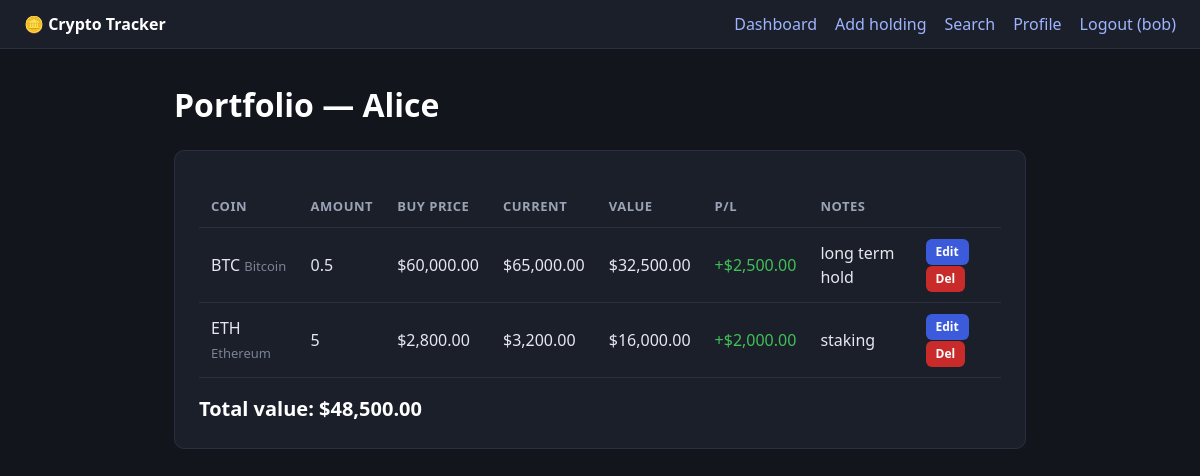
The page /dashboard.php?user_id=2 (signed in) on the database its author committed.
### tables this page shows
CREATE TABLE users (
    id            INT AUTO_INCREMENT PRIMARY KEY,
    username      VARCHAR(50) UNIQUE NOT NULL,
    password      VARCHAR(255) NOT NULL,        
    display_name  VARCHAR(100) DEFAULT '',      
    created_at    TIMESTAMP DEFAULT CURRENT_TIMESTAMP
);

CREATE TABLE holdings (
    id        INT AUTO_INCREMENT PRIMARY KEY,
    user_id   INT NOT NULL,
    coin_id   INT NOT NULL,
    amount    DECIMAL(18,8) NOT NULL,
    buy_price DECIMAL(18,2) NOT NULL,
    notes     TEXT DEFAULT '',        
    FOREIGN KEY (user_id) REFERENCES users(id),
    FOREIGN KEY (coin_id) REFERENCES coins(id)
);

CREATE TABLE coins (
    id      INT AUTO_INCREMENT PRIMARY KEY,
    symbol  VARCHAR(10) NOT NULL,    
    name    VARCHAR(50) NOT NULL,
    price   DECIMAL(18,2) NOT NULL   
);

### dashboard.php (the view, shortened to what this page needs)
<?php
require 'config.php';
$uid = $_GET['user_id'] ?? $_SESSION['user_id'];
$ures = mysqli_query($conn, "SELECT * FROM users WHERE id = $uid");
$viewed = $ures ? mysqli_fetch_assoc($ures) : null;
$q = "SELECT h.*, c.symbol, c.name AS coin_name, c.price AS current_price
      FROM holdings h
      JOIN coins c ON c.id = h.coin_id
      WHERE h.user_id = $uid
      ORDER BY h.id";
$res = mysqli_query($conn, $q);
$total = 0.0;
$rows  = [];
if ($res) {
    while ($r = mysqli_fetch_assoc($res)) {
        $r['value'] = $r['amount'] * $r['current_price'];
        $r['pl']    = ($r['current_price'] - $r['buy_price']) * $r['amount'];
        $total += $r['value'];
        $rows[] = $r;
    }
}
?>
<!doctype html>
<html>
<head>
  <link rel="stylesheet" href="style.css">
</head>
<body>
  <div class="nav">
    <span class="brand">🪙 Crypto Tracker</span>
    <a href="dashboard.php">Dashboard</a>
    <a href="add_holding.php">Add holding</a>
    <a href="search.php">Search</a>
    <a href="profile.php">Profile</a>
    <a href="logout.php">Logout (<?php echo $_SESSION['username']; ?>)</a>
  </div>
  <div class="wrap">
    <h1>Portfolio — <?php echo $viewed ? $viewed['display_name'] : 'Unknown'; ?></h1>
    <div class="card">
      <?php if (!$rows): ?>
        <p class="muted">No holdings yet. <a class="link" href="add_holding.php">Add one</a>.</p>
      <?php else: ?>
      <table>
        <tr>
          <th>Coin</th><th>Amount</th><th>Buy price</th><th>Current</th>
          <th>Value</th><th>P/L</th><th>Notes</th><th></th>
        </tr>
        <?php foreach ($rows as $r): ?>
        <tr>
          <td><?php echo $r['symbol']; ?> <span class="muted"><?php echo $r['coin_name']; ?></span></td>
          <td><?php echo rtrim(rtrim($r['amount'], '0'), '.'); ?></td>
          <td>$<?php echo number_format($r['buy_price'], 2); ?></td>
          <td>$<?php echo number_format($r['current_price'], 2); ?></td>
          <td>$<?php echo number_format($r['value'], 2); ?></td>
          <td class="<?php echo $r['pl'] >= 0 ? 'profit' : 'loss'; ?>">
            <?php echo ($r['pl'] >= 0 ? '+' : '') . '$' . number_format($r['pl'], 2); ?>
          </td>
          <td><?php echo $r['notes']; ?></td>
          <td>
            <a class="btn btn-sm" href="edit_holding.php?id=<?php echo $r['id']; ?>">Edit</a>
            <a class="btn btn-sm btn-danger" href="delete_holding.php?id=<?php echo $r['id']; ?>">Del</a>
          </td>
        </tr>
        <?php endforeach; ?>
      </table>
      <div class="total">Total value: $<?php echo number_format($total, 2); ?></div>
      <?php endif; ?>
    </div>
  </div>
</body>
</html>

### style.css (style rules this page uses)
* { box-sizing: border-box; }
body { margin: 0; font-family: system-ui, -apple-system, Segoe UI, Roboto, sans-serif; background: #12151c; color: #e6e8ee; line-height: 1.5; }
.nav { background: #1b1f2a; border-bottom: 1px solid #2a3040; padding: 12px 24px; display: flex; gap: 18px; align-items: center; }
.nav a { color: #9fb4ff; text-decoration: none; font-weight: 500; }
.nav .brand { font-weight: 700; color: #fff; margin-right: auto; }
.wrap { max-width: 900px; margin: 32px auto; padding: 0 24px; }
h1, h2 { color: #fff; font-weight: 600; }
.card { background: #1b1f2a; border: 1px solid #2a3040; border-radius: 10px; padding: 24px; margin-bottom: 24px; }
button, .btn { display: inline-block; margin-top: 16px; padding: 9px 18px; background: #3b5bdb; color: #fff; border: none; border-radius: 6px; font-size: 14px; font-weight: 600; cursor: pointer; text-decoration: none; }
.btn-danger { background: #c92a2a; }
.btn-sm { padding: 4px 10px; font-size: 12px; margin-top: 0; }
table { width: 100%; border-collapse: collapse; margin-top: 12px; }
th, td { padding: 10px 12px; text-align: left; border-bottom: 1px solid #2a3040; }
th { color: #9aa3b5; font-size: 13px; text-transform: uppercase; letter-spacing: .04em; }
.total { font-size: 20px; font-weight: 700; color: #fff; margin-top: 16px; }
.profit { color: #40c057; }
.muted { color: #7a8296; font-size: 13px; }

### rows shown on the page
users: display_name "Alice"
holdings: coin.symbol "BTC", coin.name "Bitcoin", amount "0.5", buy_price "60,000.00", coin.price "65,000.00", value "32,500.00", pl "2,500.00", notes "long term hold"
holdings: coin.symbol "ETH", coin.name "Ethereum", amount "5", buy_price "2,800.00", coin.price "3,200.00", value "16,000.00", pl "2,000.00", notes "staking"

### other values the page prints
$_SESSION['username'] "bob"
$total "48,500.00"
